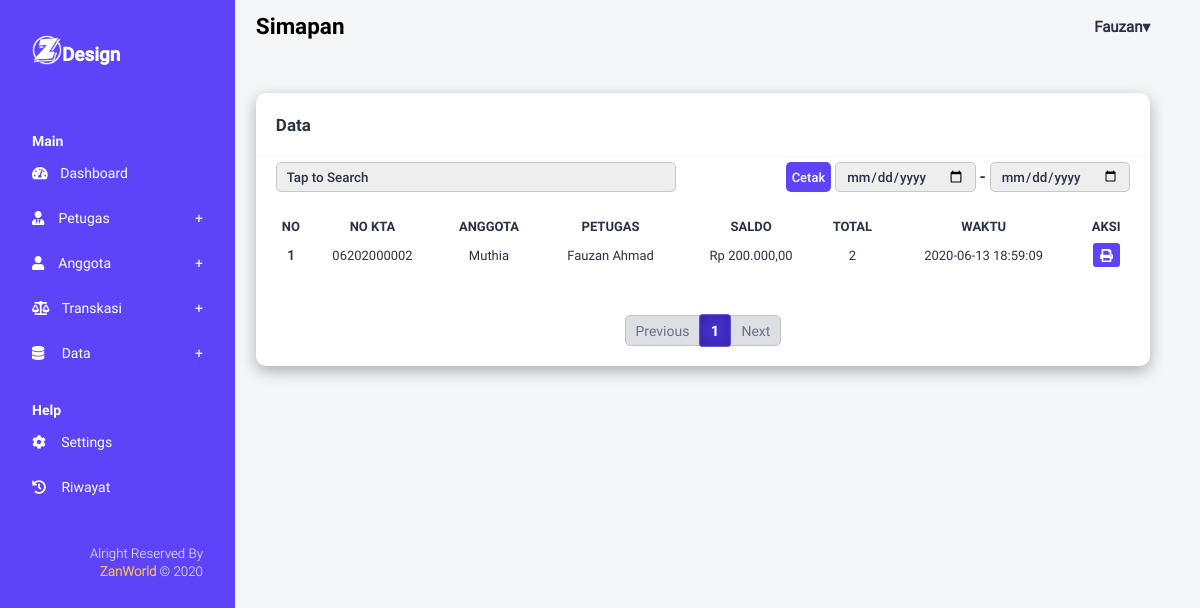
Page /pages/data/simpanan_masadepan.php (signed in) on the committed database.
### tables this page shows
CREATE TABLE `petugas` (
  `idpetugas` int(11) NOT NULL,
  `noktp` char(16) NOT NULL,
  `nama` varchar(50) NOT NULL,
  `jenkel` enum('laki-laki','perempuan') DEFAULT NULL,
  `alamat` text DEFAULT NULL,
  `jabatan` enum('pembina','ketua','sekretaris','bendahara','pengawas','pengelola') DEFAULT NULL,
  `tgllahir` date DEFAULT NULL,
  `status` enum('aktif','nonaktif') DEFAULT NULL,
  `waktudaftar` datetime DEFAULT NULL
);

CREATE TABLE `anggota` (
  `nokta` char(15) NOT NULL,
  `nama` varchar(55) NOT NULL,
  `jenkel` enum('laki-laki','perempuan') DEFAULT NULL,
  `alamat` text DEFAULT NULL,
  `notelepon` char(13) NOT NULL,
  `pekerjaan` varchar(30) DEFAULT NULL,
  `status` enum('aktif','nonaktif') DEFAULT NULL,
  `waktudaftar` datetime DEFAULT NULL
);

### assets/library/function.php (called while the page is built, shortened)
<?php
require_once 'function_control.php';
class Library
{
    public function __construct()
    {
        try {
            $host       = "localhost";
            $db_name    = "dbkoperasi";
            $username   = "root";
            $password   = "";
            $this->conn = new PDO("mysql:host=$host;dbname=$db_name", $username, $password);
        } catch (PDOException $e) {
            print "Koneksi atau query bermasalah : " . $e->getMessage() . "<br>";
            die();
        }
    }
}

### assets/library/function_control.php (called while the page is built, shortened)
<?php
class Control
{
    public function rupiah($angka)
    {
        $hasil_rupiah = "Rp " . number_format($angka, 2, ',', '.');
        return $hasil_rupiah;
    }
}

### pages/data/simpanan_masadepan.php (the view, shortened to what this page needs)
<?php
require_once "../../assets/library/function.php";
require_once "../../assets/library/function_control.php";
$library = new Library();
$control = new Control();
$idpetugas = $_SESSION['key'];
$queryUsername = $library->conn->query("SELECT*FROM petugas WHERE idpetugas='$idpetugas'");
$rowQueryUsername = $queryUsername->fetch(PDO::FETCH_ASSOC);
$username = $rowQueryUsername['nama'];
$nickName = explode(" ",$username);
$halaman = 10;
$page = isset($_GET['data']) ? (int)$_GET['data']:1;
$mulai = ($page > 1) ? ($page * $halaman) - $halaman : 0;
$querySimapan = "SELECT*FROM `view-simapan`";
if(isset($_GET['search']) && !empty($_GET['search'])){
    $querySimapan .= " WHERE nokta LIKE '%{$_GET['search']}%'";
}else{
    $querySimapan = "SELECT SUM(nilai) AS saldo, COUNT(idsimapan) AS jumkartu,`view-simapan`.* FROM `view-simapan` WHERE status='aktif' GROUP BY `nokta`";
}
$query = $library->conn->query("$querySimapan LIMIT $mulai,$halaman");
$data = $library->conn->query("$querySimapan");
$totalData = $data->rowCount();
$pages = ceil($totalData/$halaman);
$pages = $pages;
?>
<!DOCTYPE html>
<html lang="en">
<head>
    <link rel="stylesheet" href="../../assets/css/layout.css">
    <link rel="stylesheet" href="../../assets/css/formStyle.css">
    <link rel="stylesheet" href="../../assets/css/all.min.css">
</head>
<body>
    <div class="wrap-all">
        <div class="sidebar">
        <nav class="navbar">
                <div class="navbar-content head">
                    <div class="logo-brand">
                        <img src="../../assets/img/icon/logo.svg" alt="">
                    </div>
                    <div class="title">
                        <h2>Design</h2>
                    </div>
                </div>
                <div class="navbar-content body">
                    <h5 class="head">Main</h5>
                    <ul class="navbar-nav">
                        <li class="navbar-items">
                            <a href="../../index.php" class="navbar-link">
                                <span class="icon"><i class="fas fa-tachometer-alt"></i></span>
                                <span class="title">Dashboard</span>
                            </a>
                        </li>
                        <li class="navbar-items">
                            <a href="#" class="navbar-link head-list">
                                <span class="icon"><i class="fas fa-user-tie"></i></span>
                                <span class="title">Petugas</span>
                            </a>
                        </li>
                        <li class="navbar-items">
                            <a href="#" class="navbar-link head-list">
                                <span class="icon"><i class="fas fa-user"></i></span>
                                <span class="title">Anggota</span>
                            </a>
                        </li>
                        <li class="navbar-items">
                            <a href="#" class="navbar-link head-list">
                                <span class="icon"><i class="fas fa-balance-scale"></i></span>
                                <span class="title">transkasi</span>
                            </a>
                        </li>
                        <li class="navbar-items">
                            <a href="#" class="navbar-link head-list">
                                <span class="icon"><i class="fas fa-database"></i></span>
                                <span class="title">data</span>
                            </a>
                        </li>
                    </ul>
                    <h5 class="head" style="margin-top: 0px;">Help</h5>
                    <ul class="navbar-nav">
                        <li class="navbar-items">
                            <a href="../settings/add_settings.php" class="navbar-link">
                                <span class="icon"><i class="fas fa-cog"></i></span>
                                <span class="title">settings</span>
                            </a>
                        </li>
                        <li class="navbar-items">
                            <a href="../riwayat/add_riwayat.php" class="navbar-link">
                                <span class="icon"><i class="fas fa-history"></i></span>
                                <span class="title">riwayat</span>
                            </a>
                        </li>
                    </ul>
                </div>
                <div class="navbar-content footer">
                    <small>alright reserved by <span>ZanWorld</span> &copy; 2020 </small>
                </div>
            </nav>
        </div>
        <section class="content">
            <header class="content-header">
                <div class="content-title">
                    <h2>Simapan</h3>
                </div>
                <div class="user-dropdown">
                    <a href="#" class="dropdown-toggle">
                        <h4 class="user-name"><?=$nickName[0]?></h4>
                    </a>
                </div>
            </header>
            <div class="content-body">
                <div class="container">
                    <div class="data-view">
                        <div class="table">
                            <div class="table-head">
                                <h1>Data</h1>
                            </div>
                            <div class="table-control">
                                <form action="?" method="get" style="width:400px;">
                                    <div class="tb-search">
                                        <input type="search" name="search" class="input-search"
                                            placeholder="Tap to Search" autocomplete="off">
                                    </div>
                                </form>
                                <div class="tb-cetak">
                                    <form method="post">
                                        <button type="submit" class="btn btn-print" name="cetak">Cetak</button>
                                        <input type="date" name="tglMulai" class="tgl-mulai">
                                        <span>-</span>
                                        <input type="date" name="tglSelesai" class="tgl-selesai">
                                    </form>
                                </div>
                            </div>
                            <div class="table-body" style="overflow: auto;">
                            <?php if(isset($_GET['search']) && !empty($_GET['search'])){ ?>
                                <table class="tb_primary">
                                    <thead>
                                        <tr>
                                            <th>NO</th>
                                            <th>STRUK</th>
                                            <th>NO KTA</th>
                                            <th>ANGGOTA</th>
                                            <th>NILAI</th>
                                            <th>KARTU</th>
                                            <th>BELI</th>
                                            <th>JUAL</th>
                                            <th>STATUS</th>
                                            <th>WAKTU</th>
                                        </tr>
                                    </thead>
                                    <tbody>
                                        <?php
                                            $no = $mulai+1;
                                            while($row = $query->fetch(PDO::FETCH_ASSOC)):
                                        ?>
                                        <tr>
                                            <th><?=$no++?></th>
                                            <td><?=$row['notransaksi']?></td>
                                            <td><?=$row['nokta']?></td>
                                            <td><?=$row['nama']?></td>
                                            <td><?=$control->rupiah($row['nilai'])?></td>
                                            <td><?=$row['nokartu']?></td>
                                            <td><?=$row['waktutransaksi']?></td>
                                            <td><?=$row['waktutransaksijual']?></td>
                                            <td>
                                                <?php
                                                if($row['status'] === 'aktif'){
                                                    echo "Aktif";
                                                }else{
                                                    echo "Non Aktif";
                                                }
                                                ?>
                                            </td>
                                            <td><?=$row['waktutransaksi']?></td>
                                        </tr>
                                        <?php
                                            endwhile;
                                        ?>
                                    </tbody>
                                </table>
                            <?php }else{ ?>
                                <table class="tb_primary">
                                    <thead>
                                        <tr>
                                            <th>NO</th>
                                            <th>NO KTA</th>
                                            <th>ANGGOTA</th>
                                            <th>PETUGAS</th>
                                            <th>SALDO</th>
                                            <th>TOTAL</th>
                                            <th>WAKTU</th>
                                            <th>AKSI</th>
                                        </tr>
                                    </thead>
                                    <tbody>
                                        <?php
                                            $no = $mulai+1;
                                            while($row = $query->fetch(PDO::FETCH_ASSOC)):
                                        ?>
                                        <tr>
                                            <th><?=$no++?></th>
                                            <td><?=$row['nokta']?></td>
                                            <td><?=$row['nama']?></td>
                                            <td><?=$row['namapetugas']?></td>
                                            <td><?=$control->rupiah($row['saldo'])?></td>
                                            <td><?=$row['jumkartu']?></td>
                                            <td><?=$row['waktutransaksi']?></td>
                                            <td style="display: flex; justify-content:center;">
                                                <a class="icon icon-cetak" target="_blank" href="../cetak/cetak_laporan.php?nokta=<?=$row['nokta']?>&key=simapan" title="Cetak data">
                                                    <i class="fas fa-print"></i>
                                                </a>
                                            </td>
                                        </tr>
                                        <?php
                                            endwhile;
                                        ?>
                                    </tbody>
                                </table>
                            <?php } ?>
                            </div>
                            <div class="table-footer">
                                <nav>
                                    <ul class="pagination">
                                        <?php
                                            if($page > 1){
                                        ?>
                                            <li class="page-item active">
                                                <a href="?data=<?= $page - 1 ?>" class="page-link">Previous</a>
                                            </li>
                                        <?php
                                            } else{
                                        ?>
                                            <li class="page-item disabled">
                                                <span class="page-link">Previous</span>
                                            </li>
                                        <?php
                                            }
                                        for($i = 1; $i <= $pages; $i++):
                                            if($page === $i){
                                        ?>
                                            <li class="page-item active">
                                                <span class="page-link"><?= $i ?></span>
                                            </li>
                                        <?php
                                            } else {
                                        ?>
                                            <li class="page-item">
                                                <a href="?data=<?=$i?>" class="page-link"><?= $i ?></a>
                                            </li>
                                        <?php
                                            }
                                            endfor;
                                            if($page < $pages){
                                        ?>
                                            <li class="page-item active">
                                                <a href="?data=<?= $page + 1 ?>" class="page-link">Next</a>
                                            </li>
                                        <?php
                                            } else{
                                        ?>
                                            <li class="page-item disabled">
                                                <span class="page-link">Next</span>
                                            </li>
                                        <?php
                                            }
                                        ?>
                                    </ul>
                                </nav>
                            </div>
                        </div>
                    </div>
                </div>
            </div>
        </section>
    </div>
</body>
</html>

### rows in the picture
petugas: nama "Fauzan"
anggota: nokta "06202000002", nama "Muthia", namapetugas "Fauzan Ahmad", rupiah "Rp 200.000,00", jumkartu "2", waktutransaksi "2020-06-13 18:59:09"
